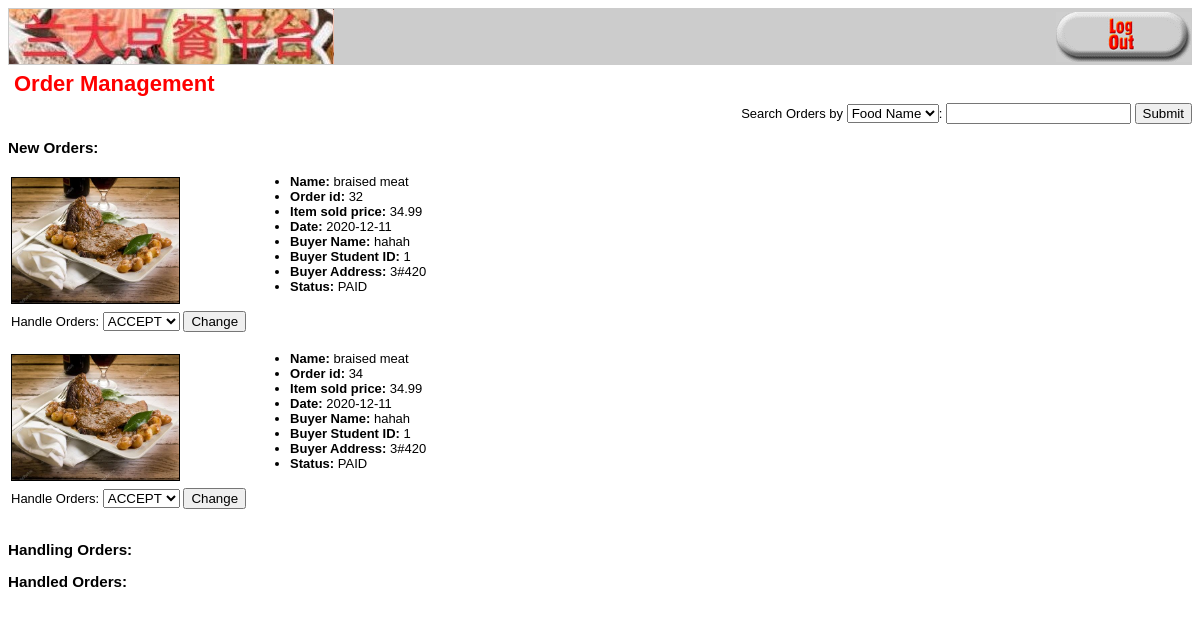
Page /show_order.php?catid=3 (signed in) on the committed database.
### tables this page shows
CREATE TABLE `order_items` (
  `orderid` int(10) UNSIGNED NOT NULL,
  `foodid` int(10) UNSIGNED NOT NULL,
  `item_price` float(4,2) NOT NULL,
  `quantity` tinyint(3) UNSIGNED NOT NULL,
  `item_status` varchar(10) NOT NULL
);

CREATE TABLE `foods` (
  `foodid` int(10) UNSIGNED NOT NULL,
  `title` char(100) DEFAULT NULL,
  `catid` int(10) UNSIGNED DEFAULT NULL,
  `price` float(4,2) NOT NULL,
  `stock` int(10) UNSIGNED DEFAULT NULL,
  `status` int(10) UNSIGNED DEFAULT NULL,
  `description` varchar(255) DEFAULT NULL,
  `rest` varchar(32) NOT NULL
);

CREATE TABLE `orders` (
  `orderid` int(10) UNSIGNED NOT NULL,
  `amount` float(6,2) DEFAULT NULL,
  `date` date NOT NULL,
  `order_status` char(10) DEFAULT NULL,
  `ship_name` char(60) NOT NULL,
  `ship_customerid` char(80) NOT NULL,
  `ship_dormitory` char(30) NOT NULL
);

### show_order.php (called while the page is built, shortened)
<?php
  $catid = $_GET['catid'];
  $order_array = get_order_details($catid);
  display_orders($order_array);

### order_fns.php (the view, shortened to what this page needs)
<?php
function get_order_details($catid){
  $conn = db_connect();
  $query = "select * from order_items,foods
             where foods.foodid=order_items.foodid and
            catid=" . $conn->real_escape_string($catid);
  $result = @$conn->query($query);
  $result = db_result_to_array($result);
  return $result;
}
function get_order_details_by_orderid($orderid){
  $conn = db_connect();
  $query = "select * from orders
             where orderid=" . $conn->real_escape_string($orderid);
  $result = @$conn->query($query);
  $result = $result->fetch_assoc();
  return $result;
}
function display_each_orders($food){
  echo "<table><tr>";
      if (@file_exists("images/{$food['foodid']}.jpg")) {
        $size = GetImageSize("images/{$food['foodid']}.jpg");
        if (($size[0] > 0) && ($size[1] > 0)) {
          echo "<td><img src=\"images/" . htmlspecialchars($food['foodid']) . ".jpg\"
              height=\"125px\" style=\"border: 1px solid black\"/></td>";
        }
      }
      $order_array = get_order_details_by_orderid($food['orderid']);
      echo "<td><ul>";
      echo "<li><strong>Name:</strong> ";
      echo htmlspecialchars($food['title']);
      echo "</li><li><strong>Order id:</strong> ";
      echo htmlspecialchars($food['orderid']);
      echo "</li><li><strong>Item sold price:</strong> ";
      echo htmlspecialchars($food['item_price']);
      echo "</li><li><strong>Date:</strong> ";
      echo htmlspecialchars($order_array['date']);
      echo "</li><li><strong>Buyer Name:</strong> ";
      echo htmlspecialchars($order_array['ship_name']);
      echo "</li><li><strong>Buyer Student ID:</strong> ";
      echo htmlspecialchars($order_array['ship_customerid']);
      echo "</li><li><strong>Buyer Address:</strong> ";
      echo htmlspecialchars($order_array['ship_dormitory']);
      echo "</li><li><strong>Status:</strong> ";
      echo htmlspecialchars($food['item_status']);
      echo "</li></ul></td></tr><td>";
      ?>
      <form align="right" method="post" action="show_order.php?catid=<?php echo $food['catid'];?>">
        Handle Orders:
        <select name="status">
            <option value ="ACCEPT" <?php if($food['item_status']=='ACCEPT') echo "hidden";?>>ACCEPT</option>
          </select>
          <input type="submit" value="Change">
        </form>
      </td></table>
    <?php
}
function display_orders($food_array)
{
  if (!is_array($food_array)) {
    echo "<p>No orders currently available in this merchant</p>";
  } else {
  ?>
    <form  align="right" method="get" action="show_order.php">
    Search Orders by
    <select name="way">
            <option value ="foodname">Food Name</option>
    </select>:
    <input type="text" name="key">
    <input type="submit">
    </form>
    <h3>New Orders:</h3>
    <table width="100%" border="0">
  <?php
    foreach ($food_array as $food) {
      if($food['item_status']=="PAID"){
        if(!empty($_GET['key'])){
          if($_GET['way']=="foodname"&&strstr($food['title'],$_GET['key'])||$_GET['way']=="orderid"&&strstr(strval($food['orderid']),$_GET['key']))
            display_each_orders($food);
        } else {
          display_each_orders($food);
        }
      }
    }
    echo "<h3>Handling Orders:</h3>";
    echo "<h3>Handled Orders:</h3>";
  }
}
      ?>

### output_fns.php (style rules this page uses)
body { font-family: Arial, Helvetica, sans-serif; font-size: 13px }
li, td { font-family: Arial, Helvetica, sans-serif; font-size: 13px }

### rows in the picture
order_items: foodid.title "braised meat", orderid "32", item_price "34.99", orderid.date "2020-12-11", orderid.ship_name "hahah", orderid.ship_customerid "1", orderid.ship_dormitory "3#420", item_status "PAID"
order_items: foodid.title "braised meat", orderid "34", item_price "34.99", orderid.date "2020-12-11", orderid.ship_name "hahah", orderid.ship_customerid "1", orderid.ship_dormitory "3#420", item_status "PAID"

### other values in the picture
$heading "Order Management"
